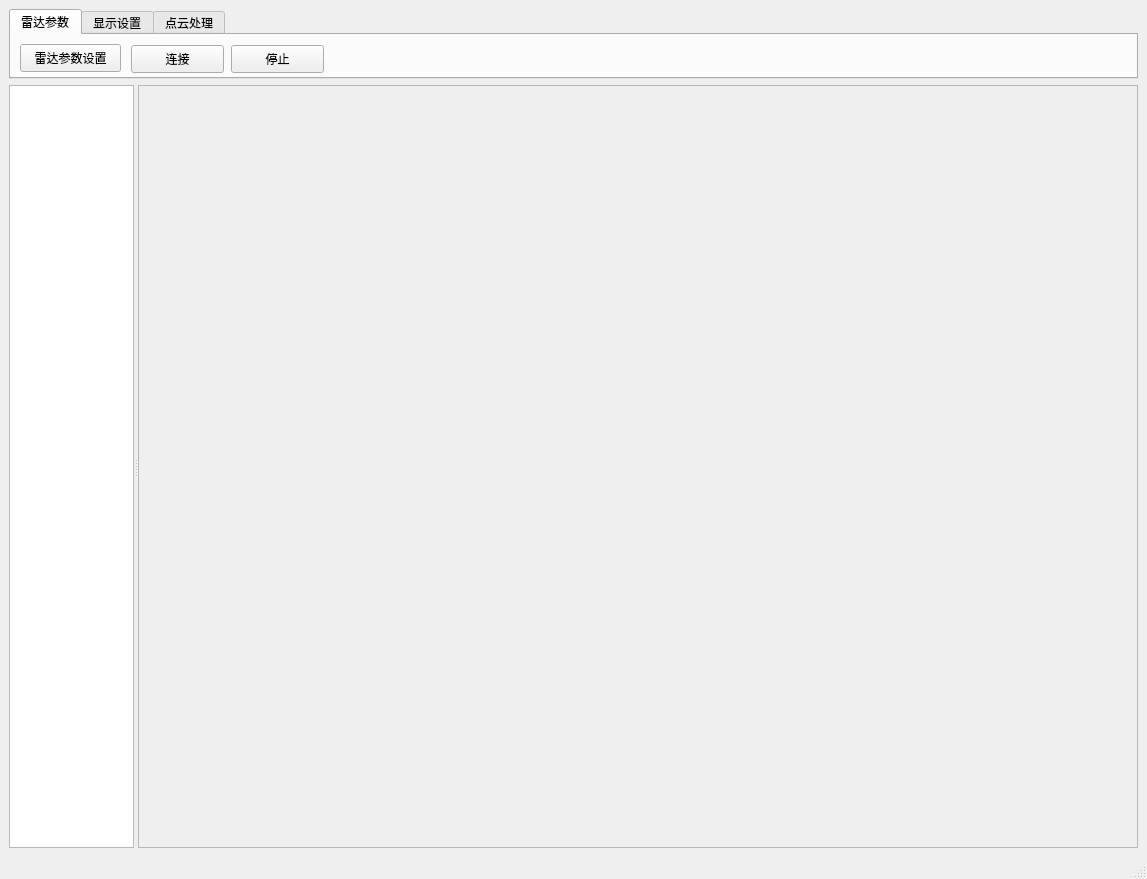
<?xml version="1.0" encoding="UTF-8"?>
<ui version="4.0">
 <class>MainWindow</class>
 <widget class="QMainWindow" name="MainWindow">
  <property name="geometry">
   <rect>
    <x>0</x>
    <y>0</y>
    <width>1147</width>
    <height>879</height>
   </rect>
  </property>
  <property name="windowTitle">
   <string>MainWindow</string>
  </property>
  <widget class="QWidget" name="centralwidget">
   <layout class="QVBoxLayout" name="verticalLayout">
    <item>
     <widget class="QTabWidget" name="tabWidget">
      <property name="enabled">
       <bool>true</bool>
      </property>
      <property name="sizePolicy">
       <sizepolicy hsizetype="Expanding" vsizetype="Fixed">
        <horstretch>0</horstretch>
        <verstretch>0</verstretch>
       </sizepolicy>
      </property>
      <property name="minimumSize">
       <size>
        <width>0</width>
        <height>70</height>
       </size>
      </property>
      <property name="maximumSize">
       <size>
        <width>16777215</width>
        <height>70</height>
       </size>
      </property>
      <property name="baseSize">
       <size>
        <width>1000</width>
        <height>300</height>
       </size>
      </property>
      <property name="currentIndex">
       <number>0</number>
      </property>
      <widget class="QWidget" name="tab">
       <attribute name="title">
        <string>雷达参数</string>
       </attribute>
       <widget class="QPushButton" name="pushButton_4">
        <property name="geometry">
         <rect>
          <x>9</x>
          <y>9</y>
          <width>101</width>
          <height>28</height>
         </rect>
        </property>
        <property name="text">
         <string>雷达参数设置</string>
        </property>
       </widget>
       <widget class="QPushButton" name="pushButton_5">
        <property name="geometry">
         <rect>
          <x>120</x>
          <y>10</y>
          <width>93</width>
          <height>28</height>
         </rect>
        </property>
        <property name="text">
         <string>连接</string>
        </property>
       </widget>
       <widget class="QPushButton" name="pushButton_6">
        <property name="geometry">
         <rect>
          <x>220</x>
          <y>10</y>
          <width>93</width>
          <height>28</height>
         </rect>
        </property>
        <property name="text">
         <string>停止</string>
        </property>
       </widget>
      </widget>
      <widget class="QWidget" name="tab_3">
       <attribute name="title">
        <string>显示设置</string>
       </attribute>
       <widget class="QPushButton" name="pushButton">
        <property name="geometry">
         <rect>
          <x>20</x>
          <y>10</y>
          <width>93</width>
          <height>28</height>
         </rect>
        </property>
        <property name="text">
         <string>雷达数据</string>
        </property>
       </widget>
       <widget class="QPushButton" name="pushButton_2">
        <property name="geometry">
         <rect>
          <x>120</x>
          <y>10</y>
          <width>93</width>
          <height>28</height>
         </rect>
        </property>
        <property name="text">
         <string>显示参数</string>
        </property>
       </widget>
      </widget>
      <widget class="QWidget" name="tab_4">
       <attribute name="title">
        <string>点云处理</string>
       </attribute>
       <widget class="QPushButton" name="pushButton_3">
        <property name="geometry">
         <rect>
          <x>20</x>
          <y>10</y>
          <width>111</width>
          <height>28</height>
         </rect>
        </property>
        <property name="text">
         <string>点云数据处理</string>
        </property>
       </widget>
      </widget>
     </widget>
    </item>
    <item>
     <widget class="QSplitter" name="splitter">
      <property name="sizePolicy">
       <sizepolicy hsizetype="Expanding" vsizetype="Preferred">
        <horstretch>0</horstretch>
        <verstretch>0</verstretch>
       </sizepolicy>
      </property>
      <property name="minimumSize">
       <size>
        <width>0</width>
        <height>0</height>
       </size>
      </property>
      <property name="baseSize">
       <size>
        <width>800</width>
        <height>0</height>
       </size>
      </property>
      <property name="orientation">
       <enum>Qt::Horizontal</enum>
      </property>
      <widget class="QTableView" name="tableView"/>
      <widget class="QScrollArea" name="scrollArea">
       <property name="enabled">
        <bool>true</bool>
       </property>
       <property name="sizePolicy">
        <sizepolicy hsizetype="Expanding" vsizetype="Expanding">
         <horstretch>0</horstretch>
         <verstretch>0</verstretch>
        </sizepolicy>
       </property>
       <property name="minimumSize">
        <size>
         <width>1000</width>
         <height>0</height>
        </size>
       </property>
       <property name="baseSize">
        <size>
         <width>0</width>
         <height>0</height>
        </size>
       </property>
       <property name="widgetResizable">
        <bool>true</bool>
       </property>
       <widget class="QWidget" name="scrollAreaWidgetContents">
        <property name="geometry">
         <rect>
          <x>0</x>
          <y>0</y>
          <width>998</width>
          <height>759</height>
         </rect>
        </property>
        <property name="sizePolicy">
         <sizepolicy hsizetype="Preferred" vsizetype="Preferred">
          <horstretch>0</horstretch>
          <verstretch>0</verstretch>
         </sizepolicy>
        </property>
        <property name="minimumSize">
         <size>
          <width>600</width>
          <height>0</height>
         </size>
        </property>
       </widget>
      </widget>
     </widget>
    </item>
   </layout>
  </widget>
  <widget class="QStatusBar" name="statusbar"/>
 </widget>
 <resources/>
 <connections/>
</ui>
